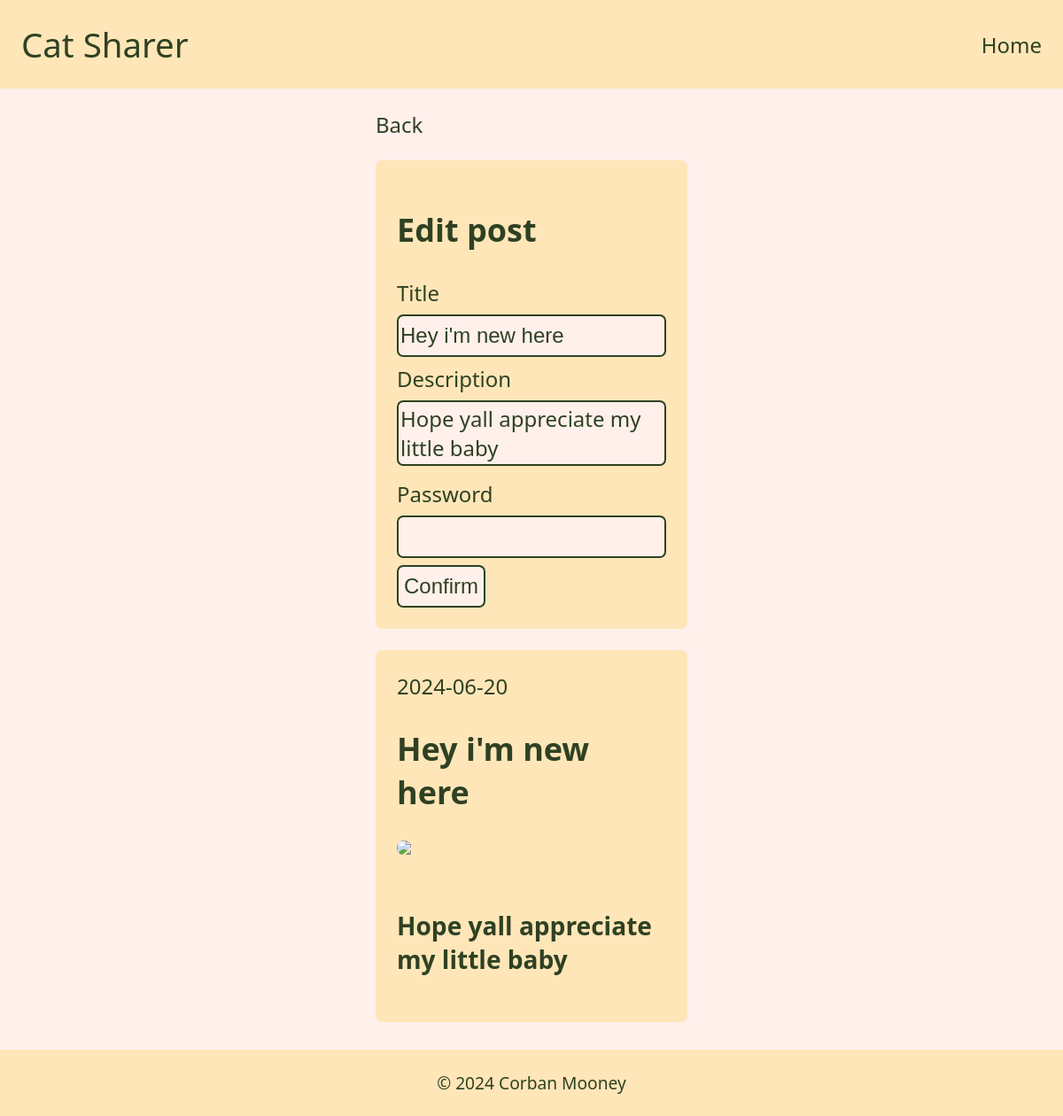
/site/formEditPost.php?id=2, run on the app's committed database.
### tables this page shows
CREATE TABLE `Uploads` (
  `id` bigint NOT NULL AUTO_INCREMENT,
  `title` varchar(50) NOT NULL,
  `image_data` longblob NOT NULL,
  `image_type` varchar(50) NOT NULL,
  `uploaded` date NOT NULL,
  `descript` varchar(250) NOT NULL,
  `pass` varchar(25) NOT NULL,
  PRIMARY KEY (`id`)
);

### site/formEditPost.php (the view, shortened to what this page needs)
<?php
include 'partials/top.php';
$postId = $_GET['id'] ?? '';
$db = connectToDB();
$query = 'SELECT id, title, uploaded, descript FROM Uploads WHERE id = ?';
try {
    $stmt = $db->prepare($query);
    $stmt->execute([$postId]);
    $post = $stmt->fetch();
}
catch (PDOException $e) {
    consoleLog($e->getMessage(), 'DB List Fetch', ERROR);
    die('There was an error getting data from the database');
}
echo '<a href="viewPost.php?id=' . $postId . '">Back</a> <br>';
?>
<form method = "post" action = <?php echo '"addEdit.php?id=' . $postId  . '"' ?> >
       <h2>Edit post</h2>
       <label>Title</label>
       <input name = 'title'
              type = 'text'
  <?php echo 'value = "' . $post['title'] . '"'?>
              required>
       <label>Description</label>
<?php echo "<textarea name = 'description'
                      required>" . $post['descript'] . "</textarea>" ?>
       <label>Password</label>
       <input name = 'password'
              type = 'password'
              oninvalid="this.setCustomValidity('The password is required')"
              required>
       <input type="submit"
              value="Confirm">
</form>
<?php
echo '<ul id="post-view">';
echo $post['uploaded'];
echo '<h2> ' . $post['title'] . '</h2>';
echo '<img src="load-thing-image.php?id=' . $postId . '"><br>';
echo '<h3>' . $post['descript'] . '</h3>';
echo '</ul>';
include 'partials/bottom.php';

### site/css/styles.css (style rules this page uses)
* { box-sizing: border-box; }
html { font-family: system-ui, -apple-system, BlinkMacSystemFont, 'Segoe UI', Roboto, Oxygen, Ubuntu, Cantarell, 'Open Sans', 'Helvetica Neue', sans-serif; font-size: 24px; }
body { display: flex; background-color: #FFF0EB; color: #2F4123; margin: 0; min-height: 100vh; flex-direction: column; align-items: center; }
main a { color: #2F4123; text-decoration: none; }
ul { list-style: none; padding: 3px; width: max-content; margin: 1rem auto; }
#post-view { display: block; margin-bottom: 0.3rem; width: 100%; justify-content: center; gap: 0rem; background-color: #FFE6B8; border-radius: 0.3rem; list-style-type: none; margin-left: 0rem; text-decoration: none; padding: 1rem 1rem; word-wrap: break-word }
#post-view img { display: flex; width: 100%; border-radius: 0.3rem; }
form { width: 100%; max-width: 100%; margin: 1rem auto; padding: 1rem; background-color: #FFE6B8; border-radius: 0.3rem; }
form label { color: #2F4123; }
input[type=text], input[type=email], input[type=password] { width: 100%; height: 2rem; margin: 8px 0; box-sizing: border-box; border-radius: 0.3rem; background-color: #FFF0EB; color: #2F4123; outline: none; border: 2px solid #2F4123; max-width: 100%; }
input[type=submit] { width: auto; height: 2rem; box-sizing: border-box; border-radius: 0.3rem; background-color: #FFF0EB; color: #2F4123; outline: none; border: 2px solid #2F4123; }
textarea { width: 100%; height: auto; margin: 8px 0; box-sizing: border-box; border-radius: 0.3rem; background-color: #FFF0EB; color: #2F4123; outline: none; border: 2px solid #2F4123; font-size: inherit; font-family: inherit; resize: none; }
label { display: block; color: white; }
input, select { display: block; font-size: inherit; }

### data on the page
uploads: title "Hey i'm new here", description "Hope yall appreciate my little baby", uploaded "2024-06-20", descript "Hope yall appreciate my little baby"

### other printed values
SITE_NAME "Cat Sharer"
